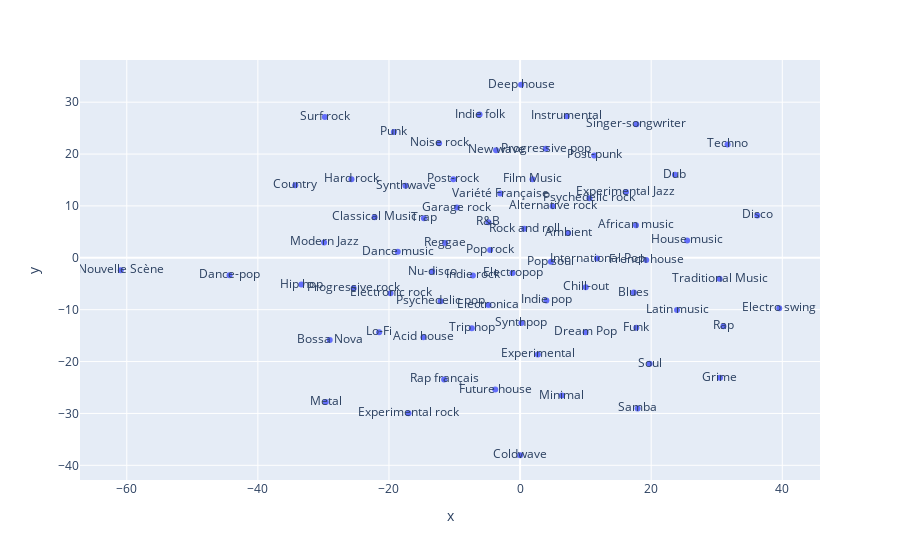

Source (notebook cell):
### Markdown cell above
#### Band embeddings

### Code cell
# Extract Band embeddings and perform 2D TSNE

b_em = model.get_layer('Band-Embedding')
b_em_weights = b_em.get_weights()[0]

tsne = TSNE(n_components=2, verbose=1, perplexity=40, n_iter=300)
tnse_results = tsne.fit_transform(b_em_weights)

fig = px.scatter(x=tnse_results[:,0], y=tnse_results[:,1], text=[col[:-5] for col in band_data.columns])
fig.show()

### Figure 1 — Plotly figure (JSON) as saved in the notebook; plotly's stock layout.template omitted (floating-point values rounded to 4 significant figures)
{"data": [{"hoverlabel": {"namelength": 0}, "hovertemplate": "x=%{x}<br>y=%{y}<br>text=%{text}", "legendgroup": "", "marker": {"color": "#636efa", "symbol": "circle"}, "mode": "markers+text", "name": "", "showlegend": false, "text": ["Acid house", "African music", "Alternative rock", "Ambient", "Blues", "Bossa Nova", "Chill-out", "Classical Music", "Coldwave", "Country", "Dance music", "Dance-pop", "Deep house", "Disco", "Dream Pop", "Dub", "Electro swing", "Electronic rock", "Electronica", "Electropop", "Experimental", "Experimental Jazz", "Experimental rock", "Film Music", "French house", "Funk", "Future house", "Garage rock", "Grime", "Hard rock", "Hip hop", "House music", "Indie folk", "Indie pop", "Indie rock", "Instrumental", "International Pop", "Latin music", "Lo-Fi", "Metal", "Minimal", "Modern Jazz", "New wave", "Noise rock", "Nouvelle Scène", "Nu-disco", "Pop rock", "Pop soul", "Post-punk", "Post-rock", "Progressive pop", "Progressive rock", "Psychedelic pop", "Psychedelic rock", "Punk", "R&B", "Rap", "Rap français", "Reggae", "Rock and roll", "Samba", "Singer-songwriter", "Soul", "Surf rock", "Synthpop", "Synthwave", "Techno", "Traditional Music", "Trap", "Trip hop", "Variété Française"], "type": "scatter", "x": [-14.75, 17.68, 4.965, 7.332, 17.35, -29.04, 10.02, -22.19, 0.008333, -34.29, -18.66, -44.32, 0.1516, 36.19, 9.976, 23.63, 39.54, -19.77, -4.821, -1.151, 2.711, 16.16, -17.02, 1.893, 19.24, 17.73, -3.787, -9.639, 30.49, -25.72, -33.37, 25.48, -6.182, 4.014, -7.203, 7.122, 11.74, 23.94, -21.5, -29.64, 6.373, -29.89, -3.662, -12.36, -60.92, -13.41, -4.567, 4.708, 11.31, -10.17, 3.926, -25.39, -12.13, 10.58, -19.26, -4.833, 31.02, -11.59, -11.43, 0.628, 17.93, 17.75, 19.76, -29.79, 0.2063, -17.48, 31.65, 30.42, -14.67, -7.367, -3.008], "xaxis": "x", "y": [-15.32, 6.262, 9.915, 4.765, -6.688, -15.85, -5.663, 7.831, -38.06, 13.96, 1.189, -3.345, 33.36, 8.176, -14.34, 16.0, -9.735, -6.852, -9.088, -2.943, -18.62, 12.68, -29.95, 15.14, -0.4449, -13.5, -25.41, 9.682, -23.12, 15.13, -5.15, 3.348, 27.61, -8.224, -3.397, 27.3, -0.1455, -10.04, -14.33, -27.81, -26.56, 2.961, 20.71, 22.07, -2.421, -2.661, 1.514, -0.7791, 19.74, 15.17, 21.01, -5.886, -8.383, 11.5, 24.23, 6.852, -13.18, -23.45, 2.852, 5.587, -29.03, 25.76, -20.43, 27.15, -12.57, 13.91, 21.85, -4.037, 7.633, -13.58, 12.39], "yaxis": "y"}], "layout": {"legend": {"tracegroupgap": 0}, "margin": {"t": 60}, "xaxis": {"anchor": "y", "domain": [0, 1], "title": {"text": "x"}}, "yaxis": {"anchor": "x", "domain": [0, 1], "title": {"text": "y"}}}}
